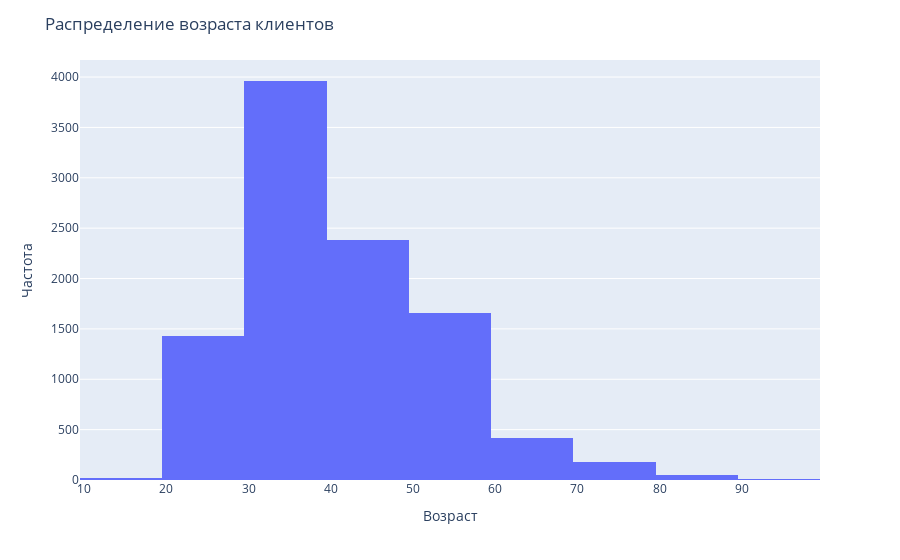

The code cell stored with this chart in its notebook:
### Code cell
# Создание графика
fig = px.histogram(df[describe_features], x='age', nbins=10)

# Настройка осей и заголовка
fig.update_layout(
    xaxis_title='Возраст',
    yaxis_title='Частота',
    title='Распределение возраста клиентов'
)

# Отображение графика
fig.show()

### Figure 1 — Plotly figure (JSON) as saved in the notebook; plotly's stock layout.template omitted (floating-point values rounded to 4 significant figures; data arrays with more than 128 entries replaced by an {"elided": "..."} marker saying what was removed)
{"data": [{"alignmentgroup": "True", "bingroup": "x", "hovertemplate": "age=%{x}<br>count=%{y}<extra></extra>", "legendgroup": "", "marker": {"color": "#636efa", "pattern": {"shape": ""}}, "name": "", "nbinsx": 10, "offsetgroup": "", "orientation": "v", "showlegend": false, "type": "histogram", "x": {"elided": "10105 int values"}, "xaxis": "x", "yaxis": "y"}], "layout": {"barmode": "relative", "legend": {"tracegroupgap": 0}, "margin": {"t": 60}, "title": {"text": "Распределение возраста клиентов"}, "xaxis": {"anchor": "y", "domain": [0, 1], "title": {"text": "Возраст"}}, "yaxis": {"anchor": "x", "domain": [0, 1], "title": {"text": "Частота"}}}}
